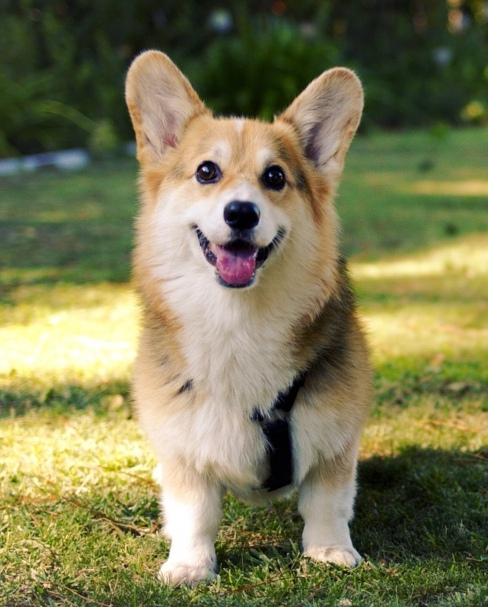
#> input picture LAB5/dog.jpeg, 488 x 607 px
$ jupyter execute 2374802010379_TranDaiPhat_0101_Lab03.ipynb
#> lines starting #> are read from the running program, lines starting #| are printed output that depends on the picture
# FEATURE DETECTION AND IMAGE MATCHING

[cell 1]
import cv2
import matplotlib.pyplot as Phat

[cell 2]
img = cv2.imread('dog.jpeg')
#> img is the input picture: shape (607, 488, 3); mean B, G, R 84.2, 122.1, 124.5
img = img[:,:,::-1]
Phat.imshow(img)

## 1. Thực hành xử lý ảnh trong miền tần số
- Fast Fourier Transform (FFT) algorithm để phát hiện ảnh mờ

[cell 3]
# Để đọc ảnh và hiển thị ảnh, ta dùng matplotlib
import numpy as np
import cv2
from matplotlib import pyplot as Phat

[cell 4]
# Đọc bức ảnh và đưa về float32
img = cv2.imread('dog.jpeg', 0)
#> img: shape (607, 488); min 0, max 255, mean 118.5
img_float32 = img.astype('float32')

[cell 5]
# Sau đó đưa ảnh về dạng số phức, và dùng fft có sẵn trong numpy để biến đổi để được biên độ của các sóng với các tần số khac
dft = cv2.dft(img_float32, flags=cv2.DFT_COMPLEX_OUTPUT)
dft_shift = np.fft.fftshift(dft)

[cell 6]
# Đưa về thang log
magnitude_spectrum = 20 * np.log(cv2.magnitude(dft_shift[:, :, 0], dft_shift[:, :, 1]))
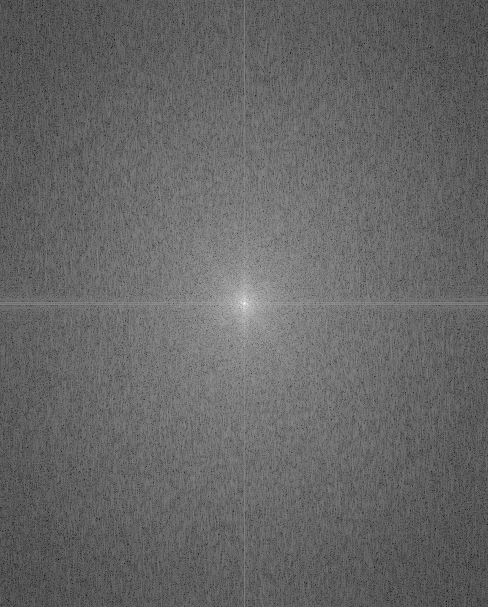
#> magnitude_spectrum: shape (607, 488) float32; min 31.92, max 347.5, mean 159.1; drawn with min black and max white

## 2. Sử dụng đoạn code sau cho DFT, trình bày ý nghĩa của từng dòng lệnh

[cell 7]
Phat.subplot(121), Phat.imshow(img, cmap='gray') # chia vùng ảnh thành 1 hàng 2 cột ở vị trí thứ 1, hiển thị ảnh img theo thang xám
Phat.title('Input Image'), Phat.xticks([]), Phat.yticks([]) # đặt tiêu đề cho ảnh, ẩn giá trị trục X và ẩn giá trị trục Y
Phat.subplot(122), Phat.imshow(magnitude_spectrum, cmap='gray') # chia vùng ảnh thành 1 hàng 2 cột ở vị trí thứ 2, hiển thị phổ biên độ của ảnh
Phat.title('Magnitude Spectrum'), Phat.xticks([]), Phat.yticks([]) # đặt tiêu đề cho ảnh, ẩn giá trị trục X và Y
Phat.show() # hiển thị ảnh

## 3. Sử dụng FFT Magnitude algorithm để phát hiện ảnh mờ

[cell 8]
import numpy as np
import matplotlib.pyplot as Phat
from skimage.data import gravel
from skimage.filters import difference_of_gaussians, window
from scipy.fft import fftn, fftshift

[cell 9]
image = gravel()
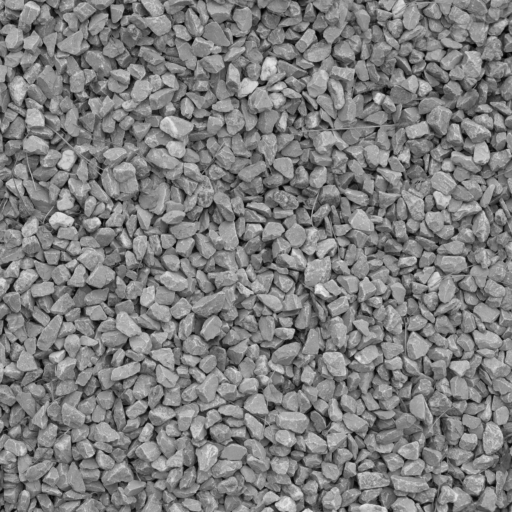
#> input picture skimage.data.gravel(), 512 x 512 px
#> image is the input picture: shape (512, 512); min 0, max 237, mean 126.5
wimage = image * window('hann', image.shape)
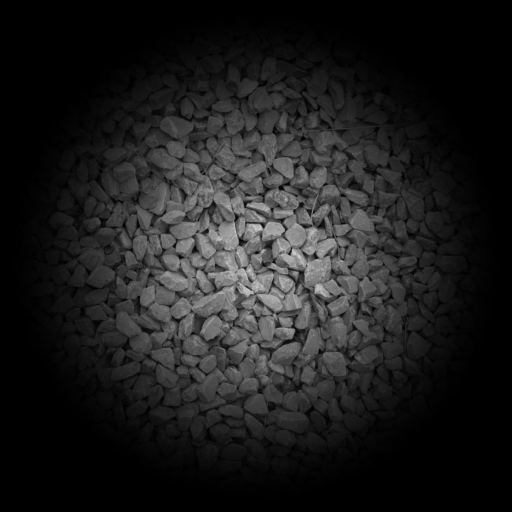
#> wimage: shape (512, 512) float64; min 0, max 212.5, mean 29.7
filterd_image = difference_of_gaussians(wimage, 1, 12)
filterd_wimage = filterd_image * window('hann', image.shape)
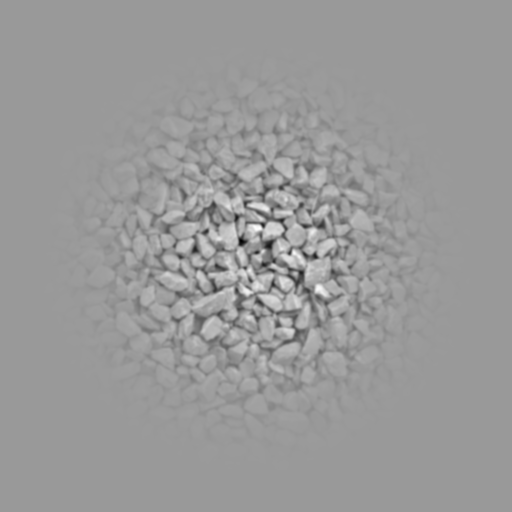
#> filterd_wimage: shape (512, 512) float64; min -102.7, max 67.54, mean 0.1; drawn with min black and max white
im_f_mag = fftshift(np.abs(fftn(wimage)))
fim_f_mag = fftshift(np.abs(fftn(filterd_wimage)))
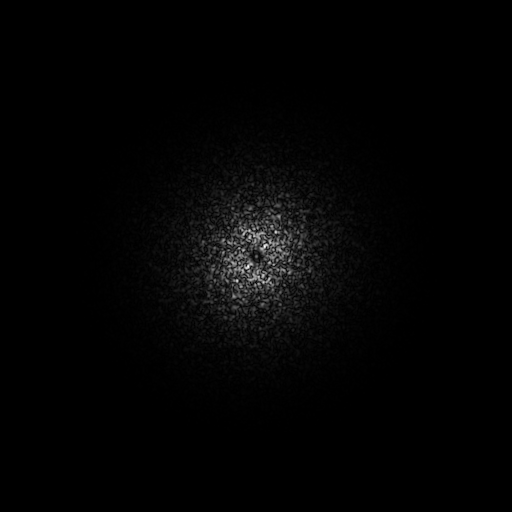
#> fim_f_mag: shape (512, 512) float64; min 0.00177, max 79930, mean 1200.3; drawn with min black and max white

[cell 10]
fig, ax = Phat.subplots(nrows=2, ncols=2, figsize=(8, 8))
ax[0, 0].imshow(image, cmap='gray')
ax[0, 0].set_title('Original Image')
ax[0, 1].imshow(np.log(im_f_mag), cmap='gray')
ax[0, 1].set_title('Original FFT Magnitude (log)')
ax[1, 0].imshow(filterd_image, cmap='gray')
ax[1, 0].set_title('Filtered Image')
ax[1, 1].imshow(np.log(fim_f_mag), cmap='gray')
ax[1, 1].set_title('Filtered FFT Magnitude (log)')
fig.show()

# THỰC HÀNH HARRIS CORNER DETECTION

[cell 11]
import cv2
import numpy as np
from IPython.display import Image
def detect_corner(image_path, blockSize=2, ksize=3, k=0.04, threshold=0.01):
#> called with image_path = 'dog.jpeg', blockSize = 2, ksize = 5, k = 0.04, threshold = 0.005
  img = cv2.imread(image_path)
  gray = cv2.cvtColor(img, cv2.COLOR_BGR2GRAY)
  gray = np.float32(gray)
  dst = cv2.cornerHarris(gray, blockSize, ksize, k)

  dst = cv2.dilate(dst, None)
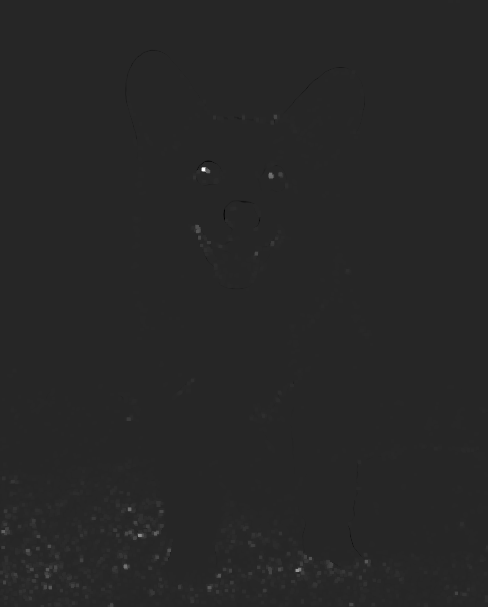
#> dst: shape (607, 488) float32; min -445092832, max 2.48e+09, mean 4911930.5; drawn with min black and max white

  img[dst>threshold*dst.max()]=[0, 0, 255]
#> img: shape (607, 488, 3)
  cv2.imwrite('example.jpg', img)
  return 'example.jpg'
out_path = detect_corner('dog.jpeg', blockSize=2, ksize=5, k=0.04, threshold=0.005)
Image(out_path)

[cell 12]
# thử lại
import numpy as np
import cv2
from matplotlib import pyplot as Phat

[cell 13]
img = cv2.imread('example.jpg')
Phat.imshow(img[:,:,::-1])

[cell 14]
gray = cv2.cvtColor(img, cv2.COLOR_BGR2GRAY)
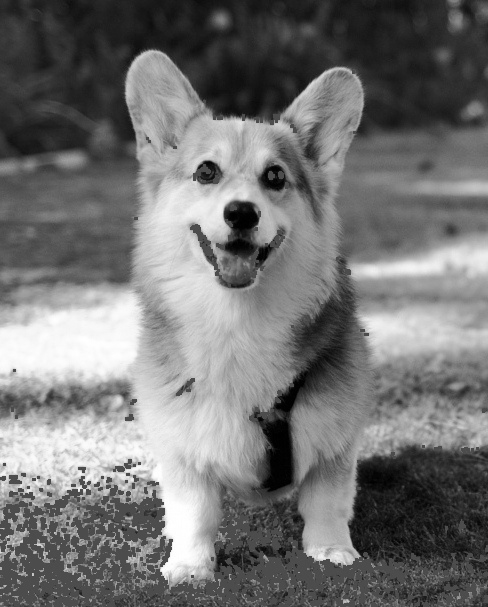
#> gray: shape (607, 488); min 0, max 255, mean 115.6
gray = np.float32(gray)
dst = cv2.cornerHarris(gray, 2, 3, 0.04)
dst = cv2.dilate(dst, None)
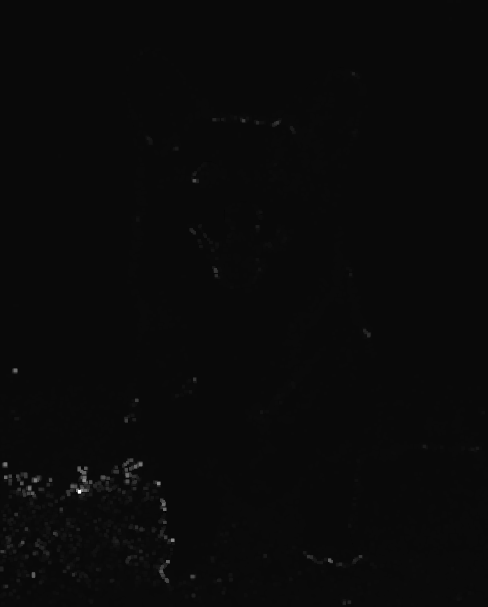
#> dst: shape (607, 488) float32; min -4496456.5, max 110386744, mean 263803.2; drawn with min black and max white
img[dst > 0.01 * dst.max()] = [0, 0, 255]
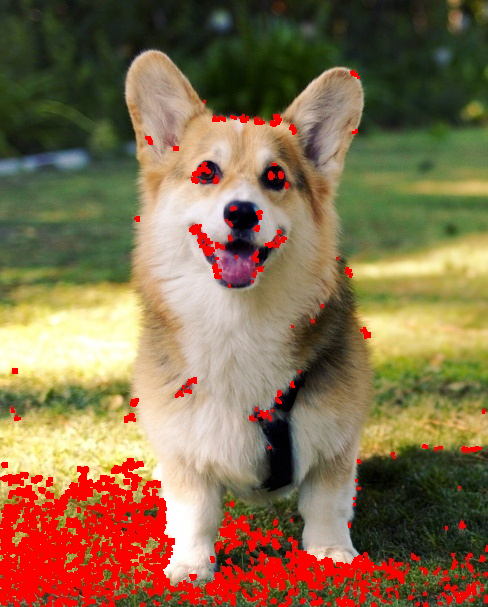
#> img: shape (607, 488, 3); mean B, G, R 77.3, 110.2, 135.4
Phat.imshow(img[:,:,::-1])

# Band-pass filtering by Difference of Gaussians

[cell 15]
import matplotlib.pyplot as Phat
from skimage.data import gravel
from skimage.filters import difference_of_gaussians, window
import numpy as np
from scipy.fft import fftn, fftshift

[cell 16]
image = gravel()
wimage = image*window('hann', image.shape)
filtered_image = difference_of_gaussians(wimage, 1, 12)
filtered_wimage = filtered_image*window('hann', image.shape)
im_f_mag = fftshift(np.abs(fftn(wimage)))
fim_f_mag = fftshift(np.abs(fftn(filtered_wimage)))

[cell 17]
fig, ax = Phat.subplots(nrows=2, ncols=2, figsize=(8, 8))
ax[0, 0].imshow(image, cmap='gray')
ax[0, 0].set_title('Original Image')
ax[0, 1].imshow(np.log(im_f_mag), cmap='magma')
ax[0, 1].set_title('Original FFT Magnitude (log)')
ax[1, 0].imshow(filtered_image, cmap='gray')
ax[1, 0].set_title('Filtered Image')
ax[1, 1].imshow(np.log(fim_f_mag), cmap='magma')
ax[1, 1].set_title('Filtered FFT Magnitude (log)')
Phat.show()
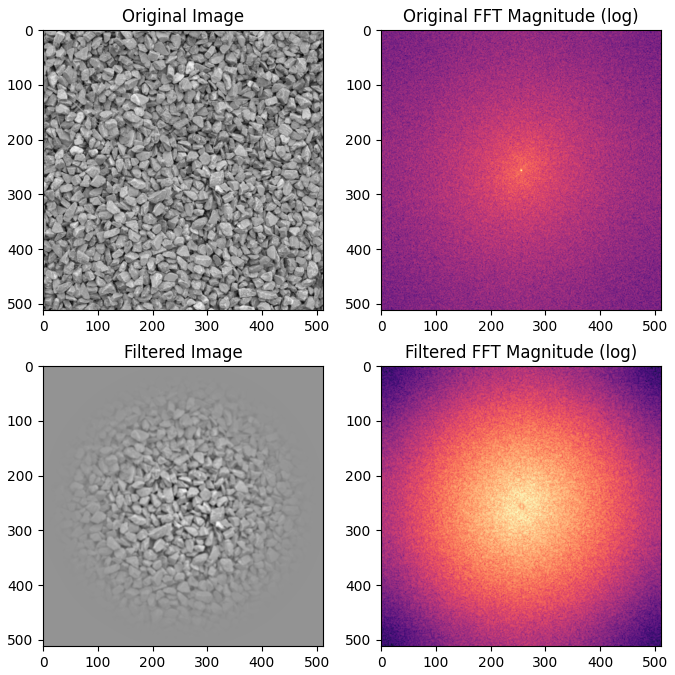
#> figure drawn by matplotlib, 4 panels
